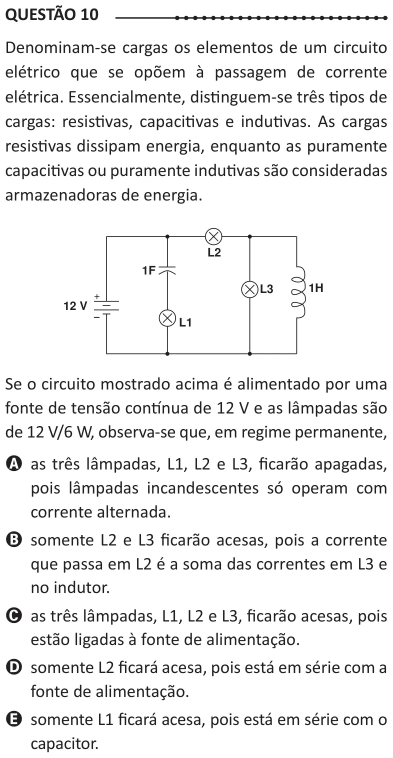
#> input picture data/questoes-imagens/2014/ec-10.webp, 786 x 1515 px (shown at 1/2 size)
$ python -i recortar_questoes_lib.py   (imports and definitions only)
#> lines starting #> are read from the running program, lines starting #| are printed output that depends on the picture; after the words box and inside, x2 and y2 are one past the last pixel; in counts of white or black regions, pixels touching at a corner belong together
#> further down, picture is the input picture: PIL image 786x1515 RGB; mean R, G, B 236.7, 236.7, 236.7
#!/usr/bin/env python3
"""Recorta cada questão de um caderno de prova do Enade em uma imagem.

Uso: recortar.py caderno.pdf saida_dir prefixo_ce  [--so-listar]
O caderno tem páginas de uma ou duas colunas. Cada questão começa num título "QUESTÃO NN" (ou "QUESTÃO
DISCURSIVA NN") e termina em "ÁREA LIVRE" / "RASCUNHO" ou no título da seguinte; se a questão passa para a
coluna ou a página seguinte, os pedaços são empilhados na mesma imagem.
"""
import io
import json
import re
import sys

import pymupdf as fitz
from PIL import Image

ESCALA = 3.0  # 216 dpi: o texto fica legível numa imagem de ~800 px de largura


# [16 lines left out: function colunas, not called in this run]


DIGITOS = {"Ϭ": "0", "ϭ": "1", "Ϯ": "2", "ϯ": "3", "ϰ": "4", "ϱ": "5", "ϲ": "6", "ϳ": "7", "ϴ": "8", "ϵ": "9"}


# [126 lines left out: functions linhas, rotulos, fins, regioes, uniao_de_colunas, recortar, not called in this run]


def aparar(im, margem=10):
    """Tira o branco que sobra ao redor (principalmente à direita, quando a coluna é mais larga que o texto)."""
#> called with margem = 10
    cinza = im.convert("L").point(lambda v: 255 if v < 245 else 0)
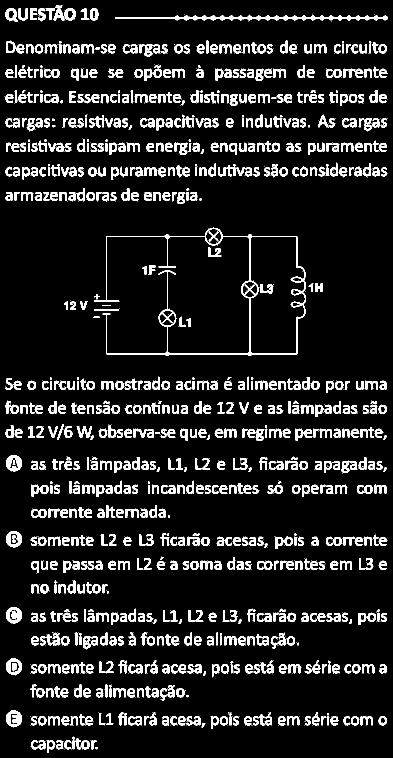
#> cinza: PIL image 786x1515 L (shown at 1/2 size); 11.3% white; 1776 white regions (949 under 20 px), largest, box (x1, y1, x2, y2) and area: (188, 455, 612, 712) 5960, (230, 31, 775, 42) 3069, (12, 1214, 44, 1247) 699
    caixa = cinza.getbbox()
#> caixa = (9, 10, 776, 1506)
    if not caixa:
        return im
    x0, y0, x1, y1 = caixa
#> x0 = 9; y0 = 10; x1 = 776; y1 = 1506
    return im.crop((max(0, x0 - margem), max(0, y0 - margem), min(im.width, x1 + margem), min(im.height, y1 + margem)))


tocou_na_borda = False  # a última imagem gerada tem alguma palavra cortada na borda de cima ou de baixo


# [30 lines left out: function imagem, not called in this run]


# [10 lines not run here, left out]

>>> from PIL import Image
>>> picture = Image.open('../data/questoes-imagens/2014/ec-10.webp')
>>> result = aparar(picture)

$ run again, on data/questoes-imagens/2014/ec-12.webp
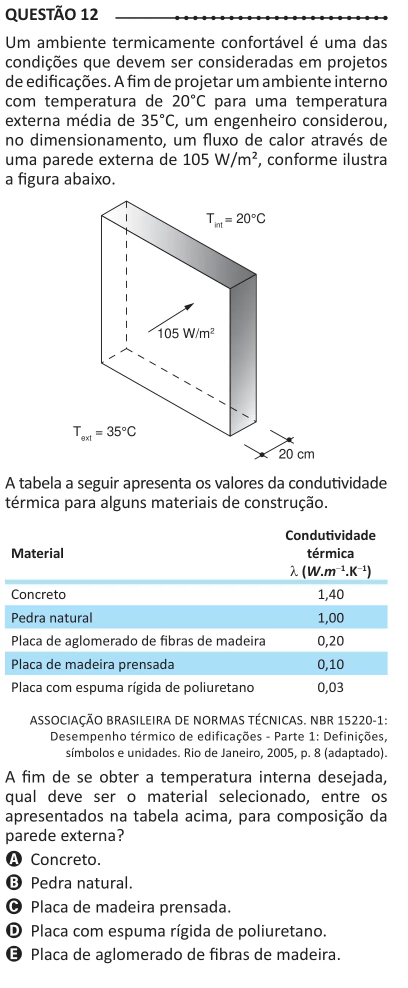
#> input picture data/questoes-imagens/2014/ec-12.webp, 815 x 1976 px (shown at 1/2 size)
#> picture is the input picture: PIL image 815x1976 RGB; mean R, G, B 234.3, 236.7, 237.9
#> in aparar, `cinza = im.convert("L").point(lambda v: 255 if v < 245 else 0)`:
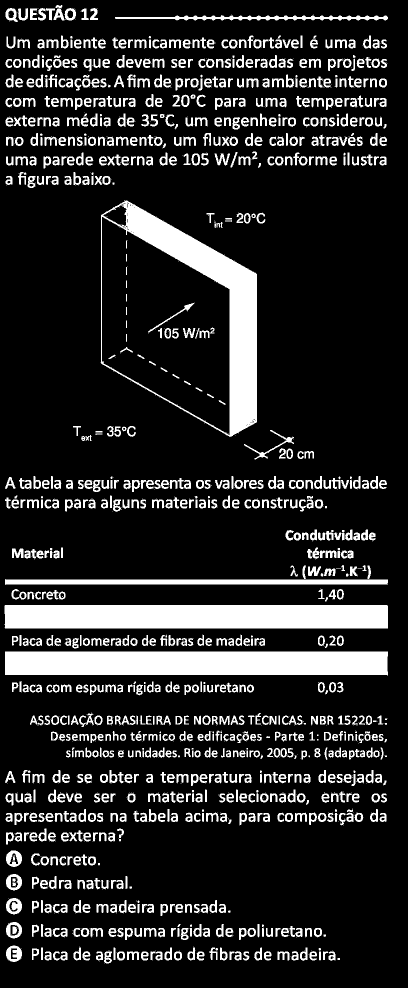
#> cinza: PIL image 815x1976 L (shown at 1/2 size); 15.9% white; 1779 white regions (813 under 20 px), largest, box (x1, y1, x2, y2) and area: (9, 1210, 776, 1257) 36020, (10, 1303, 776, 1352) 35974, (202, 400, 514, 874) 32546
#> caixa = (9, 10, 776, 1928)
#> x0 = 9; y0 = 10; x1 = 776; y1 = 1928
#> in aparar, `return im.crop((max(0, x0 - margem), max(0, y0 - margem), min(im.width..`:
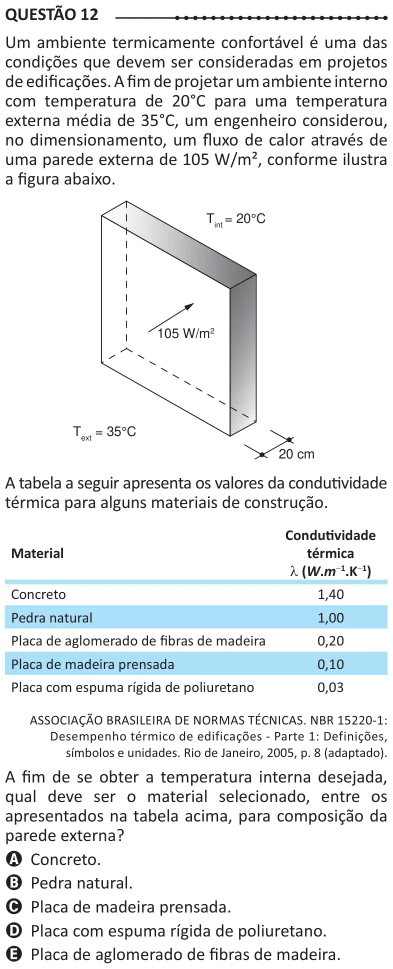
#> returned value: PIL image 786x1938 RGB (shown at 1/2 size); mean R, G, B 233.1, 235.7, 236.9

$ run again, on data/questoes-imagens/2014/ec-13.webp
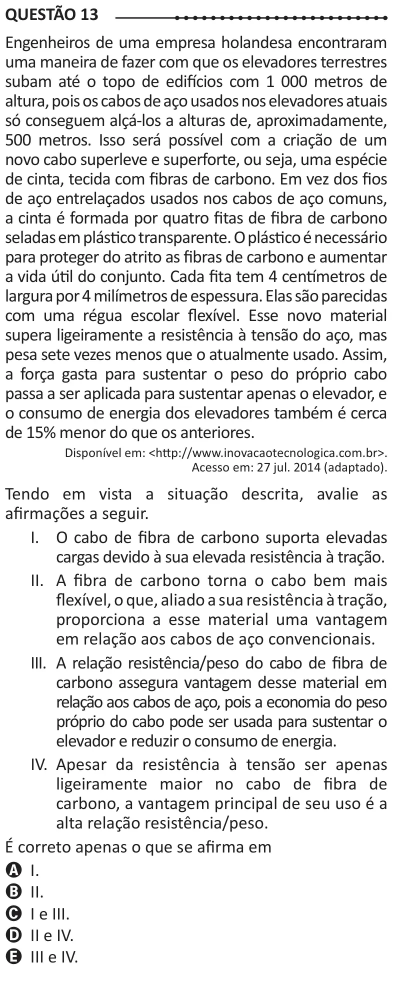
#> input picture data/questoes-imagens/2014/ec-13.webp, 815 x 1976 px (shown at 1/2 size)
#> picture is the input picture: PIL image 815x1976 RGB; mean R, G, B 229, 229, 229
#> in aparar, `cinza = im.convert("L").point(lambda v: 255 if v < 245 else 0)`:
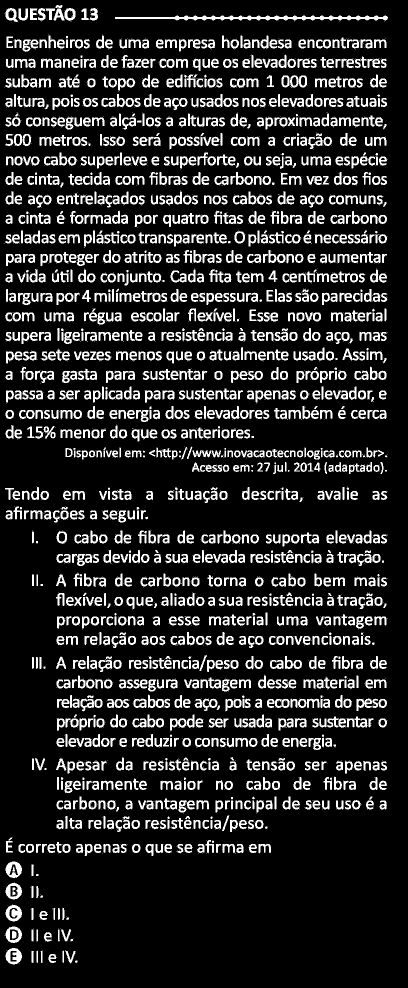
#> cinza: PIL image 815x1976 L (shown at 1/2 size); 16% white; 3301 white regions (1670 under 20 px), largest, box (x1, y1, x2, y2) and area: (230, 31, 776, 42) 3071, (11, 1810, 44, 1843) 701, (11, 1896, 44, 1929) 681
#> caixa = (8, 10, 776, 1929)
#> x0 = 8; y0 = 10; x1 = 776; y1 = 1929
#> in aparar, `return im.crop((max(0, x0 - margem), max(0, y0 - margem), min(im.width..`:
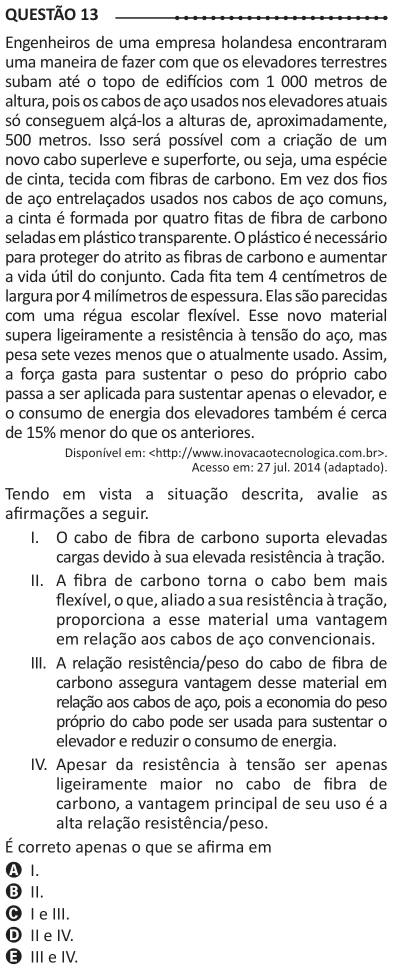
#> returned value: PIL image 786x1939 RGB (shown at 1/2 size); mean R, G, B 227.5, 227.5, 227.5

$ run again, on data/questoes-imagens/2014/ec-14.webp
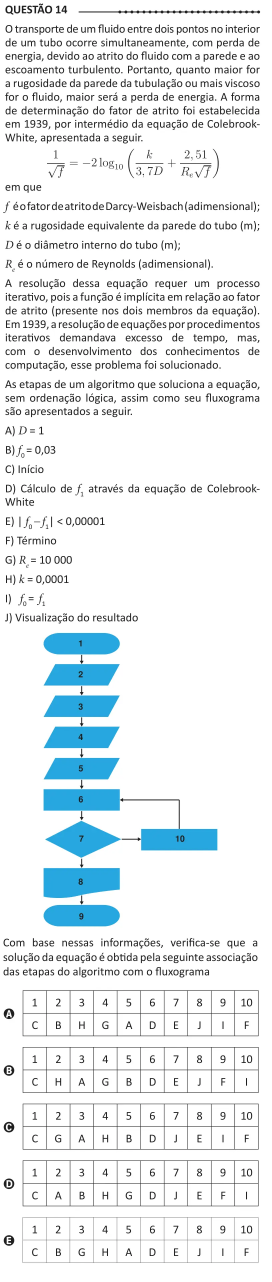
#> input picture data/questoes-imagens/2014/ec-14.webp, 815 x 3844 px (shown at 1/3 size)
#> picture is the input picture: PIL image 815x3844 RGB; mean R, G, B 232.4, 237.9, 240.3
#> in aparar, `cinza = im.convert("L").point(lambda v: 255 if v < 245 else 0)`:
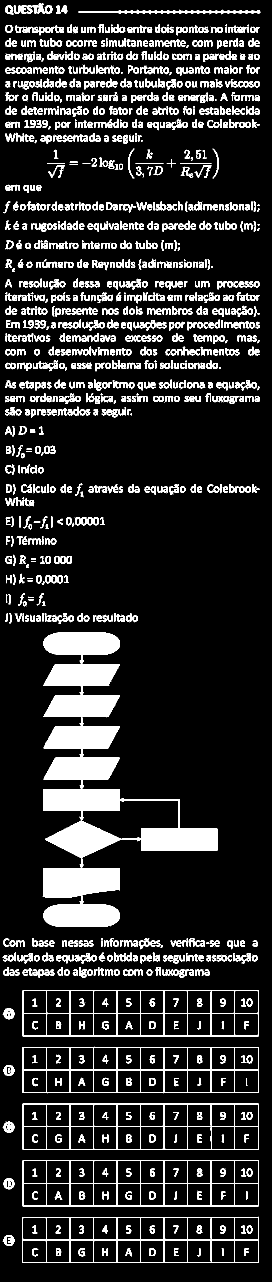
#> cinza: PIL image 815x3844 L (shown at 1/3 size); 12.7% white; 2766 white regions (1392 under 20 px), largest, box (x1, y1, x2, y2) and area: (130, 2152, 653, 2552) 57324, (130, 1898, 360, 2152) 39402, (130, 2576, 360, 2780) 32472
#> caixa = (8, 10, 781, 3789)
#> x0 = 8; y0 = 10; x1 = 781; y1 = 3789
#> in aparar, `return im.crop((max(0, x0 - margem), max(0, y0 - margem), min(im.width..`:
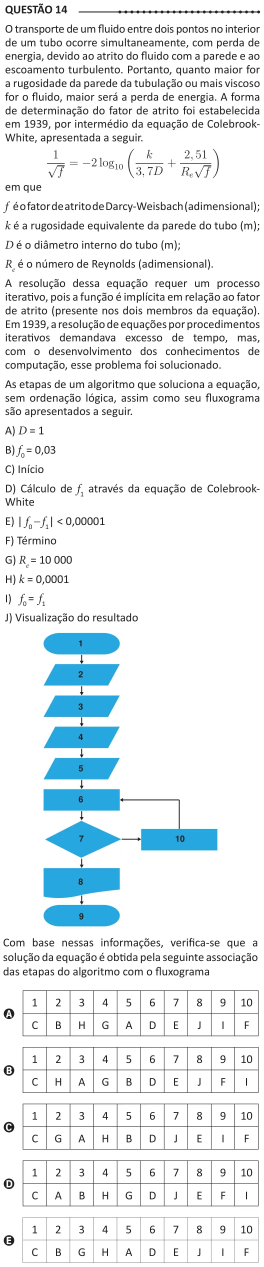
#> returned value: PIL image 791x3799 RGB (shown at 1/3 size); mean R, G, B 231.4, 237.1, 239.7
